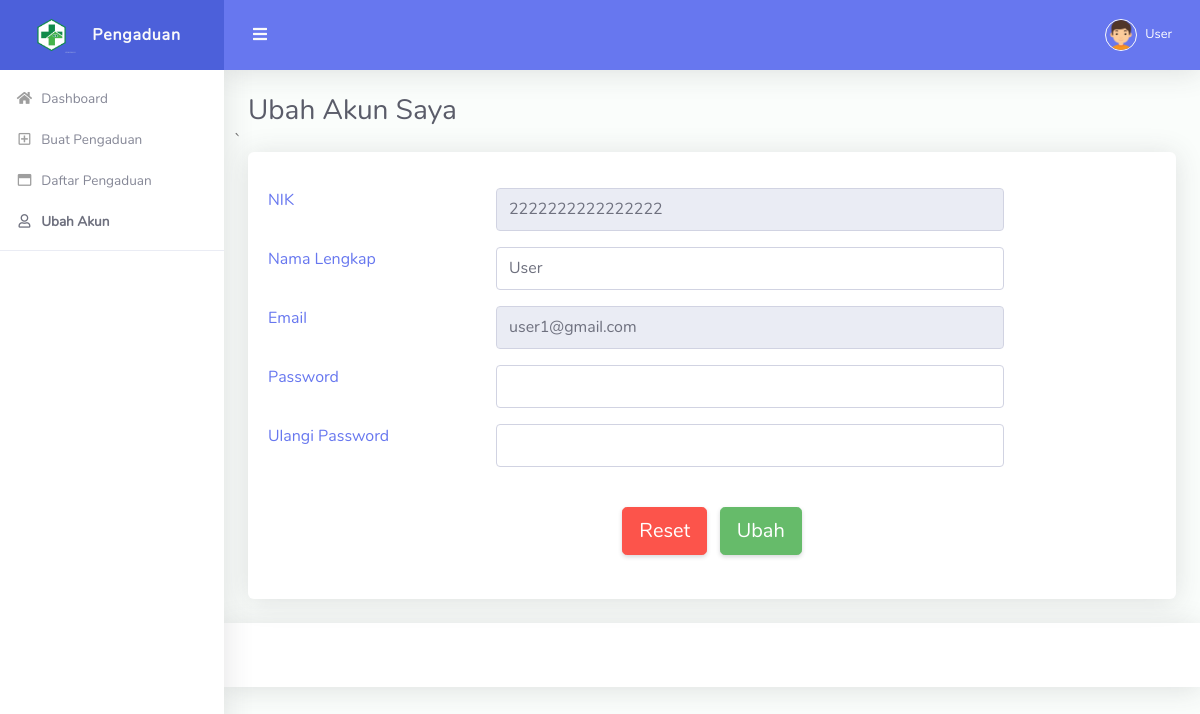
Page /ubah-akun.php (signed in) on the committed database.
### tables this page shows
CREATE TABLE `tbl_masyarakat` (
  `id_masyarakat` int NOT NULL,
  `nik` varchar(50) NOT NULL,
  `nama` varchar(90) NOT NULL,
  `email` varchar(50) NOT NULL,
  `password` varchar(200) NOT NULL
);

### ubah-akun.php (the view, shortened to what this page needs)
<?php
  include "koneksi.php";
  $idm = $_SESSION['id_masyarakat'];
  $data = mysqli_query($koneksi,"select * from tbl_masyarakat where id_masyarakat='$idm'");
  $row = mysqli_fetch_array($data);
	?>
  <!DOCTYPE html>
<html lang="en">
<head>
  <link href="vendor/fontawesome-free/css/all.min.css" rel="stylesheet" type="text/css">
  <link href="vendor/bootstrap/css/bootstrap.min.css" rel="stylesheet" type="text/css">
  <link href="css/ruang-admin.min.css" rel="stylesheet">
</head>
<body id="page-top">
  <div id="wrapper">
    <ul class="navbar-nav sidebar sidebar-light accordion" id="accordionSidebar">
      <a class="sidebar-brand d-flex align-items-center justify-content-center" href="index.php">
        <div class="sidebar-brand-icon">
          <img src="img/logo/logo2.png">
        </div>
        <div class="sidebar-brand-text mx-3">Pengaduan</div>
      </a>
      <?php include "menu.php"; ?>
      <hr class="sidebar-divider">
    </ul>
    <div id="content-wrapper" class="d-flex flex-column">
      <div id="content">
        <nav class="navbar navbar-expand navbar-light bg-navbar topbar mb-4 static-top">
          <button id="sidebarToggleTop" class="btn btn-link rounded-circle mr-3">
            <i class="fa fa-bars"></i>
          </button>
          <ul class="navbar-nav ml-auto">
            <li class="nav-item dropdown no-arrow">
              <a class="nav-link dropdown-toggle" href="#" id="userDropdown" role="button" data-toggle="dropdown"
                aria-haspopup="true" aria-expanded="false">
                <img class="img-profile rounded-circle" src="img/boy.png" style="max-width: 60px">
                <span class="ml-2 d-none d-lg-inline text-white small"><?php echo $_SESSION['nama']; ?></span>
              </a>
            </li>
          </ul>
        </nav>
        <div class="container-fluid" id="container-wrapper">
          <div class="d-sm-flex align-items-center justify-content-between mb-0">
            <h1 class="h3 mb-0 text-gray-800">Ubah Akun Saya</h1>
          </div>
          <div class="row">
         ` <div class="col-lg-12">
              <div class="card mb-4">
                <div class="card-body">
                  <form action="update-akun.php" method="post" enctype="multipart/form-data">
                    <div class="form-group row">
                      <div class="col-lg-3">
                       <label for="subjek" class="text-primary">NIK</label>
                      </div>
                      <div class="col-lg-7">
                       <input type="text" class="form-control" value="<?php echo $row['nik']; ?>" disabled>
                      </div>
                    </div>
                    <div class="form-group row">
                      <div class="col-lg-3">
                       <label for="subjek" class="text-primary">Nama Lengkap</label>
                      </div>
                      <div class="col-lg-7">
                       <input type="text" class="form-control" name="nama" value="<?php echo $row['nama']; ?>">
                      </div>
                    </div>
                    <div class="form-group row">
                      <div class="col-lg-3">
                       <label for="subjek" class="text-primary">Email</label>
                      </div>
                      <div class="col-lg-7">
                       <input type="text" class="form-control" value="<?php echo $row['email']; ?>" disabled>
                      </div>
                    </div>
                    <div class="form-group row">
                      <div class="col-lg-3">
                       <label for="subjek" class="text-primary">Password</label>
                      </div>
                      <div class="col-lg-7">
                       <input type="password" class="form-control" name="password1">
                      </div>
                    </div>
                    <div class="form-group row">
                      <div class="col-lg-3">
                       <label for="subjek" class="text-primary">Ulangi Password</label>
                      </div>
                      <div class="col-lg-7">
                       <input type="password" class="form-control" name="password2">
                      </div>
                    </div>
                    <br>
                    <center>
                    <button type="reset" class="btn btn-lg btn-danger">Reset</button> &nbsp;
                    <button type="submit" name="send" class="btn btn-lg btn-success" onClick='return confirmSubmit()'>Ubah</button>
                    </center>
                    <br>
                  </form>
                </div>
              </div>
          </div>
        </div>
      </div>
      <footer class="sticky-footer bg-white">
      </footer>
    </div>
  </div>
</body>
</html>

### rows in the picture
tbl_masyarakat: nik "2222222222222222", nama "User", email "user1@gmail.com"

### other values in the picture
$_SESSION['nama'] "User"
